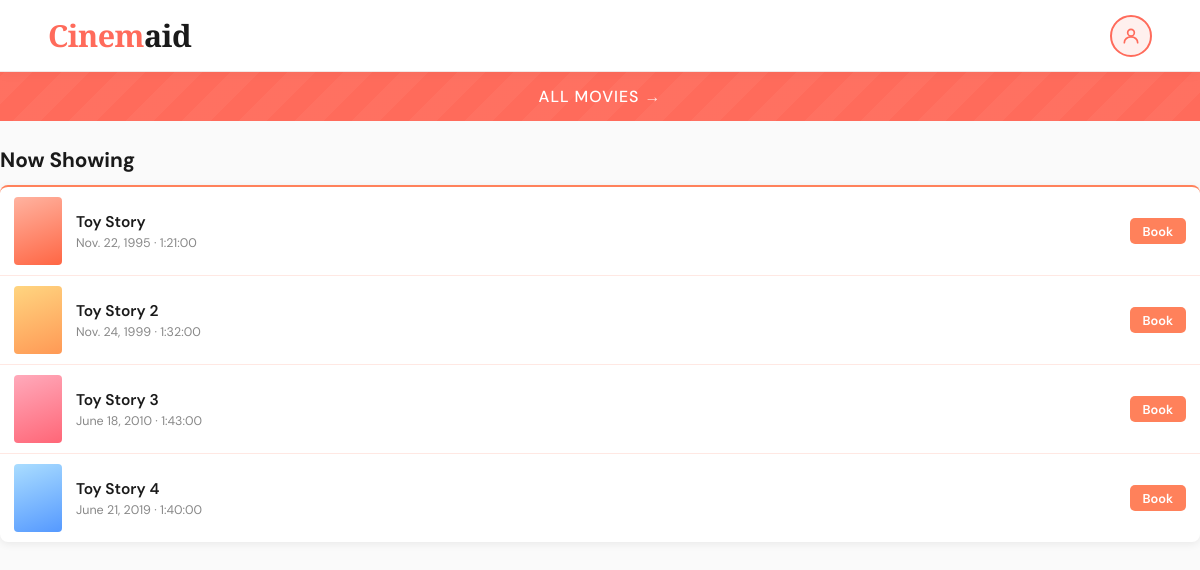
Page /movies/ on the committed database.
### bookings/models.py (models this page shows)
class Movie(models.Model):
    title = models.CharField(max_length = 50)       # 50 characters for movie title
    description = models.CharField(max_length = 300)    # Description have 300 character limit
    release_date = models.DateField()    # Format: date(YYYY, MM, DD)
    duration = models.DurationField()    # Format: deltatime(hours=x, minutes=x)

### bookings/views.py (the view)
# urls.py: path('movies/', views.movies_view, name='movies'),
def movies_view(request):
    movies = Movie.objects.all()            # gets the reference to all movie objects in the database
    return render(request, 'bookings/movies.html', {'movies': movies})

### bookings/templates/bookings/movies.html (shortened to what this page needs)
{% extends "bookings/base.html" %}
{% block extra_css %}
{% load static %}
<link rel="stylesheet" href="{% static 'bookings/movie.css' %}"/>
{% endblock %}
{% block content %}
<h1>Now Showing</h1>
<movie-list>
    {% for movie in movies %}
    <movie-row>
        {% if movie.poster %}
            <img src="{{ movie.poster.url }}" alt="{{ movie.title }}">
        {% else %}
            <movie-poster-placeholder class="{% cycle 'p1' 'p2' 'p3' 'p4' 'p5' 'p6' %}"></movie-poster-placeholder>
        {% endif %}
        <movie-info>
            <h2>{{ movie.title }}</h2>
            <p>{{ movie.release_date }}&nbsp;·&nbsp;{{ movie.duration }}</p>
        </movie-info>
        <book-btn onclick="window.location='{% url 'book_seat' movie.title %}'">Book</book-btn>
    </movie-row>
    {% endfor %}
</movie-list>
{% endblock %}

### bookings/static/bookings/styles.css (style rules this page uses)
*, *::before, *::after { box-sizing: border-box; margin: 0; padding: 0; }
:root { --coral: #FF6B5B; --coral-light: #FF8E80; --coral-pale: #FFF0EE; --coral-dark: #E04535; --white: #FFFFFF; --off-white: #FAFAFA; --text-dark: #1A1A1A; --text-mid: #555; --text-light: #999; --shadow: 0 4px 24px rgba(255, 107, 91, 0.15); --radius: 14px; }
body { font-family: 'DM Sans', sans-serif; background: var(--off-white); color: var(--text-dark); min-height: 100vh; }

### bookings/static/bookings/movie.css (style rules this page uses)
h1 { font-size: 1.3rem; font-weight: 700; margin: 1.2em 0 0.6em; color: #1a1a1a; }
movie-list { display: flex; flex-direction: column; border-top: 2px solid #ff815b; background: white; border-radius: 8px; overflow: hidden; box-shadow: 0 2px 8px rgba(0,0,0,0.07); }
movie-row { display: flex; flex-direction: row; align-items: center; gap: 14px; padding: 10px 14px; border-bottom: 1px solid #ffe8e3; transition: background 0.15s; }
movie-row:last-child { border-bottom: none; }
movie-row img, movie-poster-placeholder { display: block; flex-shrink: 0; width: 48px; height: 68px; object-fit: cover; border-radius: 4px; }
.p1 { background: linear-gradient(160deg, #ffb3a0, #ff6644); }
.p2 { background: linear-gradient(160deg, #ffd580, #ff9955); }
.p3 { background: linear-gradient(160deg, #ffaabb, #ff6677); }
.p4 { background: linear-gradient(160deg, #aaddff, #5599ff); }
movie-info { flex: 1; display: block; min-width: 0; }
movie-info h2 { margin: 0 0 3px 0; font-size: 0.97rem; font-weight: 600; white-space: nowrap; overflow: hidden; text-overflow: ellipsis; color: #1a1a1a; }
movie-info p { margin: 0; font-size: 0.78em; color: #888; }
book-btn { flex-shrink: 0; display: inline-block; padding: 0.35em 1em; background: #ff815b; color: white; border: none; border-radius: 5px; cursor: pointer; font-size: 0.8em; font-weight: 600; text-align: center; text-decoration: none; transition: background 0.2s; }

### rows in the picture
Movie: title "Toy Story", release_date "Nov. 22, 1995", duration "1:21:00"
Movie: title "Toy Story 2", release_date "Nov. 24, 1999", duration "1:32:00"
Movie: title "Toy Story 3", release_date "June 18, 2010", duration "1:43:00"
Movie: title "Toy Story 4", release_date "June 21, 2019", duration "1:40:00"
